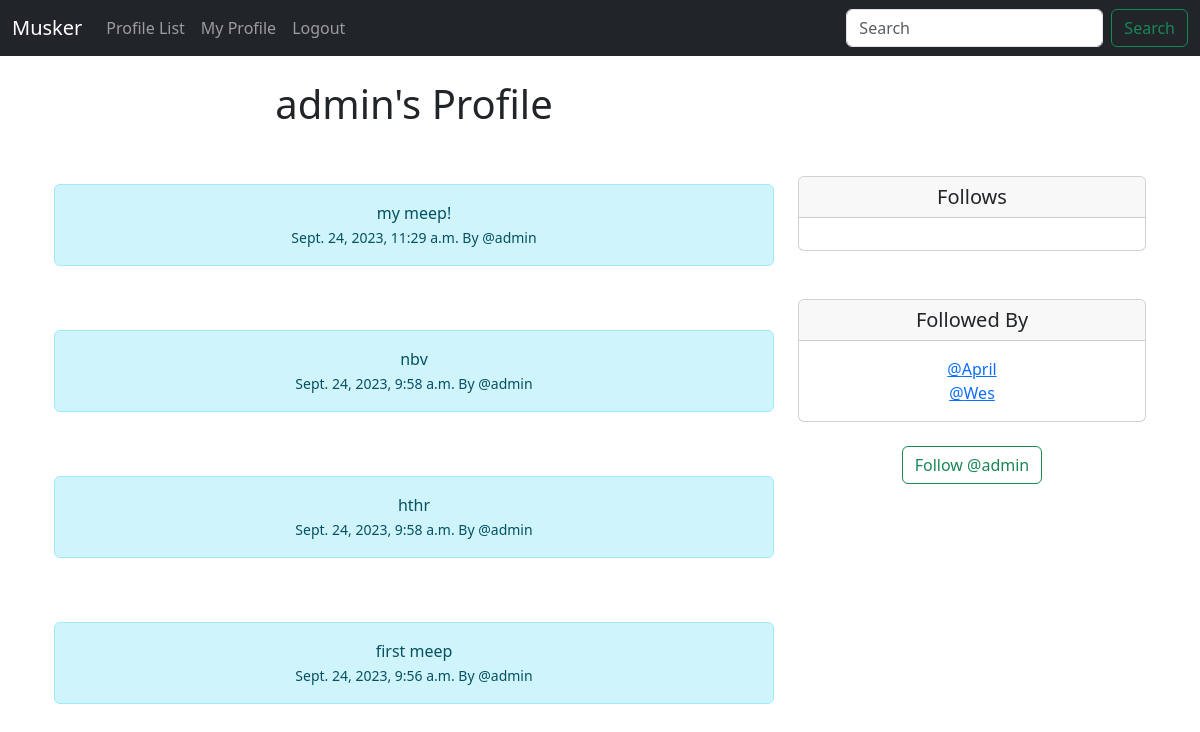
Screenshot of /profile/1 (signed in) with the database file from the repository.
### musker/models.py (models this page shows, shortened)
class Profile(models.Model):
    user = models.OneToOneField(User, on_delete=models.CASCADE)
    follows = models.ManyToManyField("self",
        related_name="followed_by",
        symmetrical=False,
        blank=True)
    date_modified = models.DateTimeField(User, auto_now=True)
    def __str__(self):
        return self.user.username

class Meep(models.Model):
    user = models.ForeignKey(
        User, related_name="meeps",
        on_delete=models.DO_NOTHING
        )
    body = models.CharField(max_length=300)
    created_at = models.DateTimeField(auto_now_add=True)

### musker/views.py (the view, shortened to what this page needs)
# urls.py: path('profile/<int:pk>', views.profile, name='profile'),
def profile(request, pk):
    if request.user.is_authenticated:
        profile = Profile.objects.get(user_id=pk)
        meeps = Meep.objects.filter(user_id=pk).order_by("-created_at")
        return render(request, "profile.html", {"profile":profile, "meeps":meeps})
    else:
        messages.success(request, ("You need to log in."))
        return redirect('home')

### musker/templates/profile.html (shortened to what this page needs)
{% extends 'base.html' %}
{% block content %}
{% if profile %}
    <div class="container text-center">
        <div class="row">
            <div class="col-8">
                <h1>{{ profile.user.username }}'s Profile</h1>
                <br/><br/>
                {% if meeps %}
                {% for meep in meeps %}
                <div class="alert alert-info" role="alert">
                  {{ meep.body }}
                  <br/>
                  <small>
                      {{ meep.created_at }} By @{{ meep.user.username }}
                  </small>
                  </div>
                <br><br/>
                {% endfor %}
            {% endif %}
            </div>
    <div class="col-4">
<br/><br/><br/><br/>
        <div class="card">
            <h5 class="card-header">Follows</h5>
            <div class="card-body">
            </div>
          </div>
    <br/><br/>
    <div class="card">
        <h5 class="card-header">Followed By</h5>
        <div class="card-body">
          <p class="card-text">
            {% for following in profile.followed_by.all %}
            <a href="{% url 'profile' following.user.id %}">@{{ following }}</a><br/>
            {% endfor %}
          </p>
        </div>
      </div>
      <br/>
    <form method="POST">
    {% if profile in user.profile.follows.all %}
        <button class="btn btn-outline-warning" name="follow" value="unfollow" type="submit">Unfollow @{{profile.user.username|lower}}</button>
    {% else %}
    <button class="btn btn-outline-success" name="follow" value="unfollow" type="submit">Follow @{{profile.user.username|lower}}</button>
    {% endif %}
    </form>
    <br/>
    </div>
</div>
</div>
<br/>
{% endif %}
{% endblock %}

### rows the page displays
Profile: user.username "admin"
Meep: body "my meep!", created_at "Sept. 24, 2023, 11:29 a.m.", user.username "admin"
Meep: body "nbv", created_at "Sept. 24, 2023, 9:58 a.m.", user.username "admin"
Meep: body "hthr", created_at "Sept. 24, 2023, 9:58 a.m.", user.username "admin"
Meep: body "first meep", created_at "Sept. 24, 2023, 9:56 a.m.", user.username "admin"
Profile: user.username "April"
Profile: user.username "Wes"
